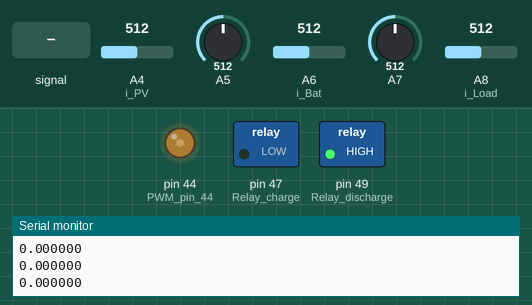
Bench run of a sketch on a simulated Arduino Mega 2560, built with avr-gcc and run on an emulated ATmega2560. Parts: switched loads named in the sketch (green lamp = pin HIGH), output pins drawn as LEDs (lit = HIGH), the last lines printed to the serial monitor. The test bench sets the inputs (shaded band); at power-on: A5 = 512, A7 = 512, A4 (i_PV) = 512, A6 (i_Bat) = 512, A8 (i_Load) = 512.

Above: at 1.7 s.
1.8 s: A5 fed a 2 Hz sine of ±306 counts around its level
At 1.85 s:
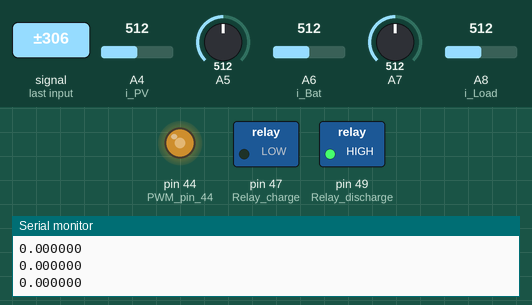
4.8 s: A5 set to 306
6.3 s: A7 set to 716
At 6.7 s:
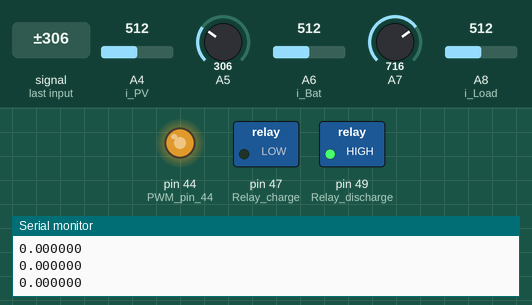
7.8 s: A7 set to 306
At 8.3 s:
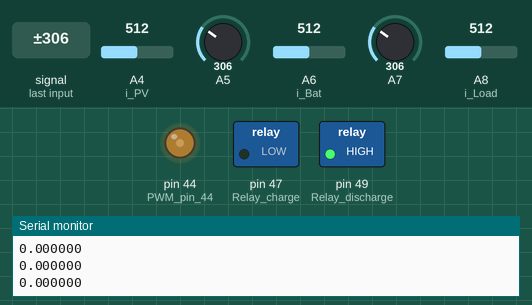
9.3 s: A5 set to 90
At 10.2 s:
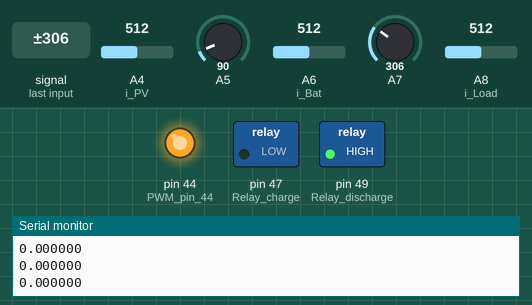
10.8 s: A7 set to 30
At 11.9 s:
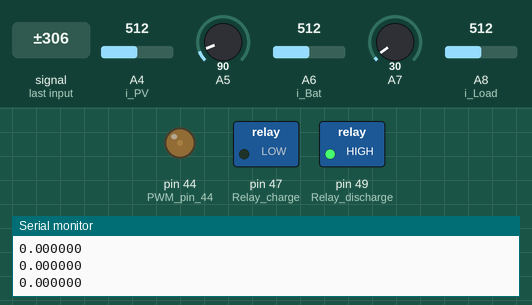
Timing chart, 0 to 13.3 s (numbered marks = the images above; inputs shaded):
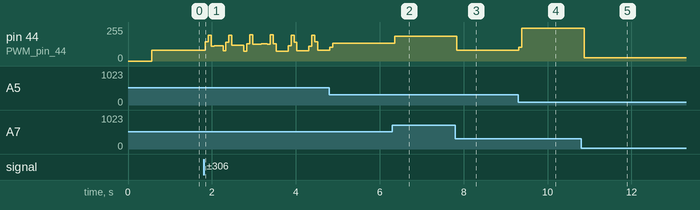

The sketch:

Sistem_charging_discharging.ino
```cpp
#define i_PV  A4
#define v_PV  A5
#define i_Bat A6
#define v_Bat A7
#define i_Load A8

int
PPWM              = 0,
PWM               = 0,
TOP               = 320,
pwmMaxLimited     = 0,
pwmMax            = 0,
avgCountCS = 100;

float dt, qtot, dsoc, soc = 68;
unsigned long timer;

float
PWM_MaxDC         = 97.0000,
voltagePV         = 0.0000,
voltageBAT        = 0.0000,
currentPV         = 0.0000,
currentBAT        = 0.0000,
currentLOAD       = 0.0000,
fltVolt           = 13.500,
chgVoltage        = 14.700,
fltCurrent        = 6.0000,
chgCurrent        = 12.000,
voltageThreshold  = 1.5000,
CS1               = 0.0000,
CS2               = 0.0000,
CS3               = 0.0000;

unsigned long lastTimeSerial = 0;
unsigned long timerDelaySerial = 1000; //1 detik

void setup() {
  Serial.begin(115200);
  TCCR5A  = 0;
  TCCR5B  = 0;
  TCNT5   = 0;
  TCCR5A = _BV(COM5C1) | _BV(WGM51);
  TCCR5B = _BV(WGM53) | _BV(CS50);
  ICR5=TOP;

  pwmMax = TOP-1;
  pwmMaxLimited = (PWM_MaxDC * pwmMax) / 100.000;
  delay(500);

  pinMode(44, OUTPUT);       //PWM pin 44
  pinMode(47, OUTPUT);        //Relay charge
  pinMode(49, OUTPUT);       //Relay discharge
  digitalWrite(47, LOW);
  digitalWrite(49, HIGH);
}

void relay(float soc){
  if (soc >= 100) {
    digitalWrite(47, HIGH);      //cutoff charging
  }
  else if (soc <= 95) {
    digitalWrite(47, LOW);       //charging battery
  }
  if (soc >= 60) {
    digitalWrite(49, HIGH);     //discharging battery
  }
  else if (soc <= 20) {
    digitalWrite(49, LOW);      //cutoff discharging from battery (use PLN supply)
  }
}

void predictivePWM(){
  if(voltagePV <= 0){PPWM = 0;}
  else{PPWM = (voltageBAT / voltagePV) * 100.00;}
  PPWM = constrain(PPWM,0,pwmMaxLimited);
}

void PWM_Modulation(){
  predictivePWM();
  PWM = constrain(PWM,PPWM,pwmMaxLimited);
  OCR5C = PWM;
}

float readVoltage(int pinV) {
  int avgCountVS = 100;
  float VS, voltage;
  VS = 0.0000;
   for(int i = 0; i<avgCountVS; i++) {
    VS = VS + ((analogRead(pinV) * 5.0) / 1024.0);
  }
  voltage = (VS/avgCountVS)*5.0;
  return voltage;
}

float readCurrentPV() {
  CS1 = 0.0000;
  for(int i = 0; i<avgCountCS; i++) {
    CS1 = CS1 + ((analogRead(i_PV) * 5.0) / 1024.0);
  }
  currentPV  = (2.50 - (CS1/avgCountCS)) / 0.100;
  if (currentPV < 0) currentPV = 0;
  return currentPV;
}

float readCurrentBAT() {
  CS2 = 0.0000;
  for(int i = 0; i<avgCountCS; i++) {
    CS2 = CS2 + ((analogRead(i_Bat) * 5.0) / 1024.0);
  }
  currentBAT  = (2.50 - (CS2/avgCountCS)) / 0.100;
  if (currentBAT < 0) currentBAT = 0;
  return currentBAT;
}

float readCurrentLOAD() {
  CS3 = 0.0000;
  for(int i = 0; i<avgCountCS; i++) {
    CS3 = CS3 + ((analogRead(i_Load) * 5.0) / 1024.0);
  }
  currentLOAD  = (2.46 - (CS3/avgCountCS)) / 0.100;
  if (currentLOAD < 0) currentLOAD = 0;
  return currentLOAD;
}

float readSOC(float currentBAT, float currentLOAD, float dt){
  qtot = (currentBAT * dt) - (currentLOAD * dt);
  timer = millis();
  dsoc = qtot / 120 / 3600 * 100; //Battery capacity 120Ah
  soc = soc + dsoc;
  if (soc >= 100) {
      soc = 100;
  }
  return soc;
}

void loop() {
  currentPV = readCurrentPV();
  currentBAT = readCurrentBAT();
  currentLOAD = readCurrentLOAD();

  voltagePV   = readVoltage(v_PV);
  voltageBAT  = readVoltage(v_Bat);
  dt = (millis() - timer) / 1000; //Time in second
  Serial.println(dt,6);
  soc = readSOC(currentBAT, currentLOAD, dt);
  timer = millis();
  relay(soc);

  if(voltagePV < voltageBAT + voltageThreshold) PWM = 0;
  if(voltageBAT < chgVoltage) PWM++;
  if(voltageBAT > chgVoltage) PWM--;

  PWM_Modulation();

  if ((millis() - lastTimeSerial) > timerDelaySerial) {
  Serial.print(voltagePV);
  Serial.print(", ");
  Serial.print(voltageBAT);
  Serial.print(", ");
  Serial.print(currentPV);
  Serial.print(", ");
  Serial.print(currentBAT);
  Serial.print(", ");
  Serial.print(currentLOAD);
  Serial.print(", ");
  Serial.print(soc, 2);
  Serial.print(", ");
  Serial.println(OCR5C);
  lastTimeSerial = millis();
  }
}
```

Measured:
- after the input at 6.3 s, pin 44 (PWM_pin_44): 133/255 → 186/255 after 0.06 s
- after the input at 7.8 s, pin 44 (PWM_pin_44): 186/255 → 80/255 at once
- after the input at 9.3 s, pin 44 (PWM_pin_44): 80/255 → 103/255 at once, → 246/255 0.07 s later
- after the input at 10.8 s, pin 44 (PWM_pin_44): 246/255 → 26/255 after 0.07 s
